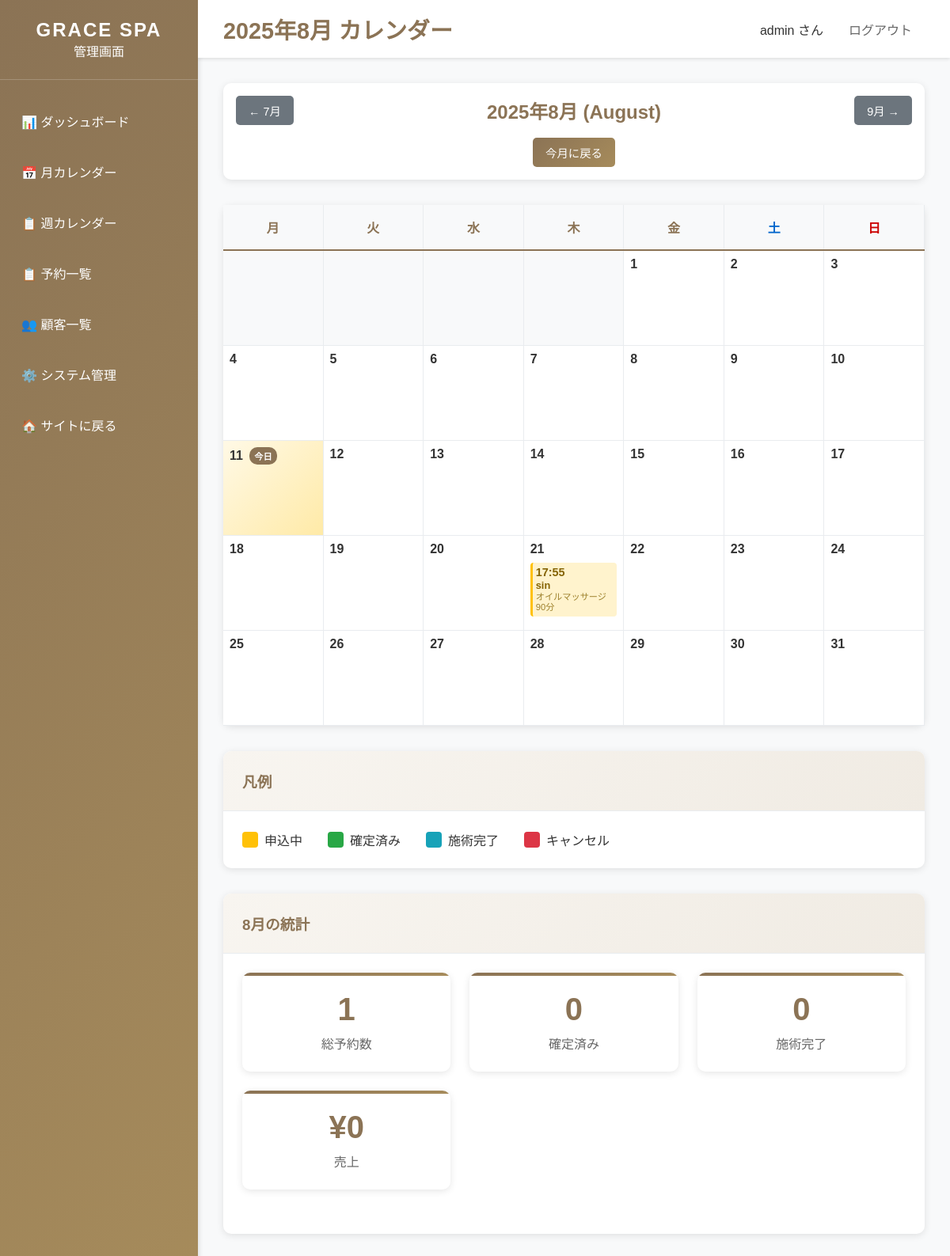
/dashboard/calendar/ (signed in), run on an earlier commit of the app's database.
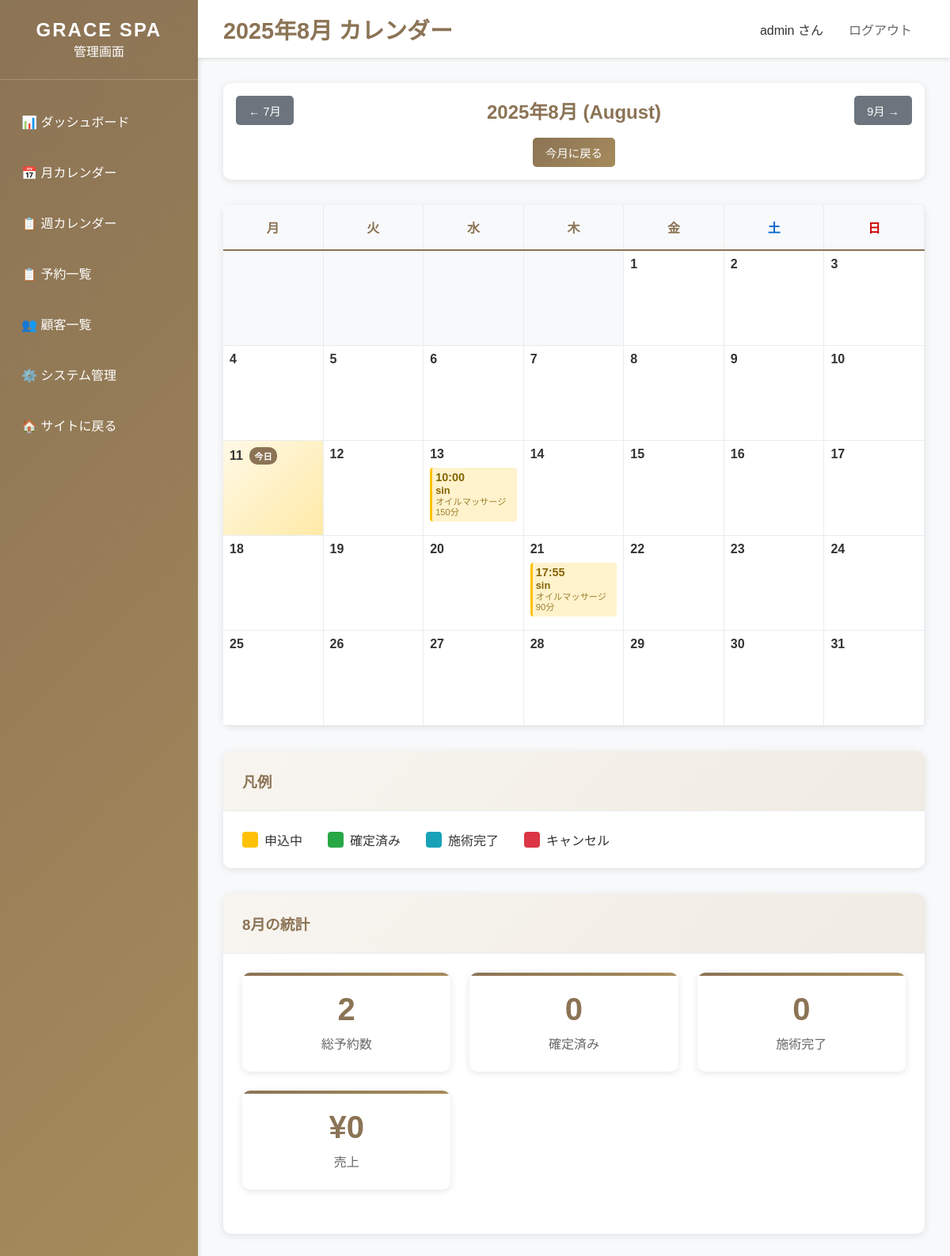
And on a later commit of the database.
### bookings/models.py (models this page shows, shortened)
class Booking(models.Model):
    STATUS_CHOICES = [
        ('pending', '予約申込中'),
        ('confirmed', '予約確定'),
        ('completed', '施術完了'),
        ('cancelled', 'キャンセル'),
        ('no_show', '無断キャンセル'),
    ]
    customer = models.ForeignKey(Customer, on_delete=models.CASCADE, verbose_name='顧客')
    service = models.ForeignKey(Service, on_delete=models.CASCADE, verbose_name='サービス')
    therapist = models.ForeignKey(Therapist, on_delete=models.CASCADE, verbose_name='施術者', blank=True, null=True)
    booking_date = models.DateField('予約日')
    booking_time = models.TimeField('予約時間')
    status = models.CharField('ステータス', max_length=20, choices=STATUS_CHOICES, default='pending')
    notes = models.TextField('備考', blank=True)
    created_at = models.DateTimeField('作成日時', auto_now_add=True)
    updated_at = models.DateTimeField('更新日時', auto_now=True)
    class Meta:
        verbose_name = '予約'
        verbose_name_plural = '予約'
        unique_together = ['booking_date', 'booking_time', 'therapist']

class Customer(models.Model):
    name = models.CharField('お名前', max_length=100)
    email = models.EmailField('メールアドレス')
    phone_regex = RegexValidator(
        regex=r'^[0-9\-]+$',
        message="電話番号は数字とハイフンのみ入力可能です。"
    )
    phone = models.CharField('電話番号', validators=[phone_regex], max_length=20)
    notes = models.TextField('備考', blank=True)
    created_at = models.DateTimeField('作成日時', auto_now_add=True)
    class Meta:
        verbose_name = '顧客'
        verbose_name_plural = '顧客'

class Service(models.Model):
    name = models.CharField('サービス名', max_length=100)
    duration_minutes = models.IntegerField('時間（分）')
    price = models.IntegerField('料金')
    description = models.TextField('説明', blank=True)
    is_active = models.BooleanField('有効', default=True)
    created_at = models.DateTimeField('作成日時', auto_now_add=True)
    class Meta:
        verbose_name = 'サービス'
        verbose_name_plural = 'サービス'

### dashboard/views.py (the view)
# urls.py: path('dashboard/calendar/', views.calendar_view, name='calendar'),
@staff_member_required
def calendar_view(request):
    year = int(request.GET.get('year', timezone.now().year))
    month = int(request.GET.get('month', timezone.now().month))
    first_day = datetime(year, month, 1).date()
    if month == 12:
        last_day = datetime(year + 1, 1, 1).date() - timedelta(days=1)
    else:
        last_day = datetime(year, month + 1, 1).date() - timedelta(days=1)
    bookings = Booking.objects.filter(
        booking_date__gte=first_day,
        booking_date__lte=last_day,
        status__in=['pending', 'confirmed']
    ).order_by('booking_date', 'booking_time')
    bookings_by_date = {}
    for booking in bookings:
        date_str = booking.booking_date.strftime('%Y-%m-%d')
        if date_str not in bookings_by_date:
            bookings_by_date[date_str] = []
        bookings_by_date[date_str].append(booking)
    cal = calendar.monthcalendar(year, month)
    calendar_data = []
    for week in cal:
        week_data = []
        for day in week:
            if day == 0:
                week_data.append({'day': 0, 'bookings': []})
            else:
                day_date = datetime(year, month, day).date()
                day_str = day_date.strftime('%Y-%m-%d')
                day_bookings = bookings_by_date.get(day_str, [])
                is_today = day_date == timezone.now().date()
                week_data.append({
                    'day': day,
                    'date': day_date,
                    'date_str': day_str,
                    'bookings': day_bookings,
                    'is_today': is_today
                })
        calendar_data.append(week_data)
    if month == 1:
        prev_year, prev_month = year - 1, 12
    else:
        prev_year, prev_month = year, month - 1
    if month == 12:
        next_year, next_month = year + 1, 1
    else:
        next_year, next_month = year, month + 1
    context = {
        'title': f'{year}年{month}月 カレンダー - GRACE SPA管理画面',
        'calendar_data': calendar_data,
        'year': year,
        'month': month,
        'month_name': calendar.month_name[month],
        'bookings_by_date': bookings_by_date,
        'prev_year': prev_year,
        'prev_month': prev_month,
        'next_year': next_year,
        'next_month': next_month,
        'today': timezone.now().date(),
    }
    return render(request, 'dashboard/calendar.html', context)

### templates/dashboard/calendar.html (shortened to what the changed rows need)
{% extends 'dashboard/base_dashboard.html' %}
{% load calendar_extras %}
{% block page_title %}{{ year }}年{{ month }}月 カレンダー{% endblock %}
{% block content %}
<div class="card">
    <div class="card-body" style="padding: 1rem;">
        <div style="display: flex; justify-content: space-between; align-items: center;">
            <h2 style="margin: 0; color: #8b7355;">
                {{ year }}年{{ month }}月 ({{ month_name }})
            </h2>
        </div>
    </div>
</div>
<div class="card">
    <div class="card-body" style="padding: 0;">
        <div class="calendar-container">
            <div class="calendar-body">
                {% for week in calendar_data %}
                    {% for day_data in week %}
                        {% if day_data.day == 0 %}
                            <div class="calendar-day empty"></div>
                        {% else %}
                            <div class="calendar-day {% if day_data.is_today %}today{% endif %}">
                                <div class="day-number">
                                    {{ day_data.day }}
                                    {% if day_data.is_today %}
                                        <span class="today-badge">今日</span>
                                    {% endif %}
                                </div>
                                {% if day_data.bookings %}
                                    <div class="day-bookings">
                                        {% for booking in day_data.bookings %}
                                            <div class="booking-item status-{{ booking.status }}"
                                                 title="{{ booking.customer.name }} - {{ booking.service.name }} ({{ booking.booking_time }})">
                                                <div class="booking-time">{{ booking.booking_time|date:"H:i" }}</div>
                                                <div class="booking-customer">{{ booking.customer.name }}</div>
                                                <div class="booking-service">{{ booking.service.name }}</div>
                                            </div>
                                        {% endfor %}
                                    </div>
                                {% endif %}
                            </div>
                        {% endif %}
                    {% endfor %}
                {% endfor %}
            </div>
        </div>
    </div>
</div>
<div class="card">
    <div class="card-body">
        <div class="stats-grid">
            <div class="stat-card">
                <div class="stat-number">
                    {% with total_bookings=0 %}
                        {{ bookings_by_date.values|length }}
                    {% endwith %}
                </div>
                <div class="stat-label">総予約数</div>
            </div>
        </div>
    </div>
</div>
{% endblock %}

What changed in the data, as far as the page shows it:
added Booking: booking_time "10:00", customer.name "sin", service.name "オイルマッサージ 150分", shown under "13"
Also different on the page:
{{ bookings_by_date.values|length }}: "1" → "2"
